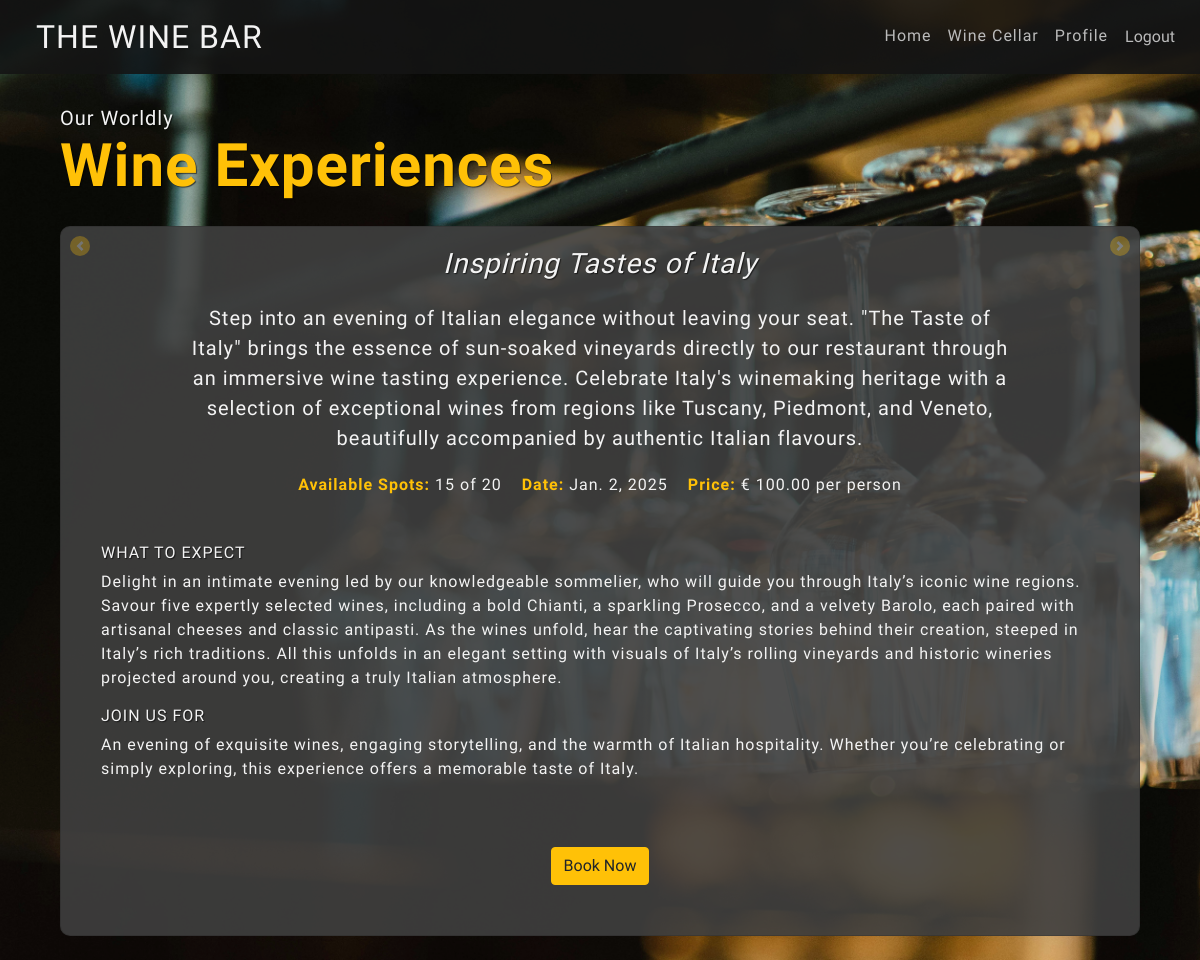
The page /wine_cellar/wine_cellar/ (signed in) on the database its author committed.
### bookings/models.py (models this page shows, shortened)
class wineCellar(models.Model):
    title = models.CharField(max_length=255)
    description = models.TextField()
    price = models.DecimalField(max_digits=10, decimal_places=2)
    date = models.DateField()
    available_spots = models.PositiveIntegerField()
    total_spots = models.PositiveIntegerField()
    what_to_expect = models.TextField()
    join_us_for = models.TextField()

### bookings/views.py (the view)
# urls.py: path("wine_cellar/", views.wine_list, name="wine_cellar"),
def wine_list(request):
    wines = wineCellar.objects.all()
    return render(request, "bookings/wine_cellar.html", {"wines": wines})

### bookings/templates/bookings/wine_cellar.html (shortened to what this page needs)
{% extends "layout.html" %}
{% block content %}
  <div class="container mt-4">
    <h1 class="mb-4">
      Our Worldly
      <br>
      <strong>Wine Experiences</strong>
    </h1>
    <div id="wineCarousel"
         class="carousel slide"
         data-ride="carousel"
         data-interval="false">
      <div class="carousel-inner">
        {% for wine in wines %}
          <div class="carousel-item {% if forloop.first %}active{% endif %}">
            <div class="card">
              <div class="card-body">
                <h5 class="card-title">{{ wine.title }}</h5>
                <p class="card-text">{{ wine.description }}</p>
                <div id="info">
                  <p>
                    <strong>Available Spots:</strong> {{ wine.available_spots }} of {{ wine.total_spots }}
                  </p>
                  <p>
                    <strong>Date:</strong> {{ wine.date }}
                  </p>
                  <p>
                    <strong>Price:</strong> € {{ wine.price }} per person
                  </p>
                </div>
                <div class="about_tasting">
                  <h6>What to Expect</h6>
                  <p>{{ wine.what_to_expect }}</p>
                  <h6>Join Us For</h6>
                  <p>{{ wine.join_us_for }}</p>
                </div>
                {% if user.is_authenticated %}
                  <button type="button" class="btn btn-warning" data-toggle="modal" data-target="#bookingModal" data-wine-id="{{ wine.id }}">Book Now</button>
                {% else %}
                  <a href="{% url 'bookings:register' %}" class="btn btn-warning">Uncork Access</a>
                {% endif %}
              </div>
            </div>
          </div>
        {% endfor %}
      </div>
      <a class="carousel-control-prev"
         href="#wineCarousel"
         role="button"
         data-slide="prev">
        <span class="carousel-control-prev-icon" aria-hidden="true"></span>
      </a>
      <a class="carousel-control-next"
         href="#wineCarousel"
         role="button"
         data-slide="next">
        <span class="carousel-control-next-icon" aria-hidden="true"></span>
      </a>
    </div>
  </div>
{% endblock content %}
{% block scripts %}
  {% load static %}
{% endblock scripts %}

### static/css/styles.css (style rules this page uses)
:root { --text-color: rgb(243, 243, 243); --text-color2: rgb(187, 187, 187); --text-color3: rgb(56, 56, 56); --text-alert: rgb(211, 25, 44); --gold-color: #ffc107; --bg-color: rgba(71, 71, 71, 0.9); --bg-color2: rgba(21, 21, 21, 0.9); --all-tsh: 1px 1px 1px rgba(0, 0, 0, 0.6); }
body { font-family: 'Della Respira', serif; letter-spacing: 1px; background-image: url('/media/empty_glasses.jpg'); background-size: cover; background-repeat: no-repeat; background-attachment: fixed; background-position: center; color: var(--text-color); }
body::after { content: ''; position: fixed; top: 0; left: 0; width: 100%; height: 100%; background-color: rgba(41, 41, 41, 0.1); z-index: 1; }
body * { position: relative; z-index: 2; }
.mb-4 { margin-top: 2rem; margin-bottom: 1.5rem !important; color: var(--text-color); font-size: 1.25rem; text-shadow: var(--all-tsh); }
.mb-4 strong { color: var(--gold-color); font-size: 3.75rem; }
.carousel-control-next, .carousel-control-prev { z-index: 4; width: 10%; opacity: 0.3; color: var(--text-color); background-color: var(--gold-color); height: 20px; width: 20px; border-radius: 50%; padding: 5px; margin: 10px; }
.card { border-radius: 10px; color: var(--text-color); background-color: rgba(64, 64, 64, 0.9); height: 100%; }
.card-body { display: flex; flex-direction: column; justify-content: space-evenly; align-items: center; height: 100%; }
.card-title { font-size: 1.75rem; text-align: center; font-style: italic; text-shadow: var(--all-tsh); }
.card-text { font-size: 1.25rem; max-width: 80%; margin: 10px auto; text-align: center; }
#info { margin: 0 auto; display: flex; }
#info p { padding: 10px; font-size: 1rem; text-align: center; }
#info strong { color: var(--gold-color); }
.about_tasting { margin: 20px; }
.about_tasting h6 { font-size: 1rem; text-transform: uppercase; text-shadow: 1px 1px 1px rgba(0, 0, 0, 0.6); }
.btn-warning, .btn-primary, .btn-secondary { display: flex; justify-content: center; align-items: center; margin: 30px auto; max-width: 40%; }

### rows shown on the page
wineCellar: title "Inspiring Tastes of Italy", description "Step into an evening of Italian elegance without leaving your seat. \"The Taste of Italy\" brings the essence of sun-soaked vineyards directly to our restaurant through an immersive wine tasting experience. Celebrate Italy's winemaking heritage with a selection of exceptional wines from regions like Tuscany, Piedmont, and Veneto, beautifully accompanied by authentic Italian flavours.", available_spots "15", total_spots "20", date "Jan. 2, 2025", price "100.00", what_to_expect "Delight in an intimate evening led by our knowledgeable sommelier, who will guide you through Italy’s iconic wine regions. Savour five expertly selected wines, including a bold Chianti, a sparkling Prosecco, and a velvety Barolo, each paired with artisanal cheeses and classic antipasti. As the wines unfold, hear the captivating stories behind their creation, steeped in Italy’s rich traditions. All this unfolds in an elegant setting with visuals of Italy’s rolling vineyards and historic wineries projected around you, creating a truly Italian atmosphere.", join_us_for "An evening of exquisite wines, engaging storytelling, and the warmth of Italian hospitality. Whether you’re celebrating or simply exploring, this experience offers a memorable taste of Italy."
